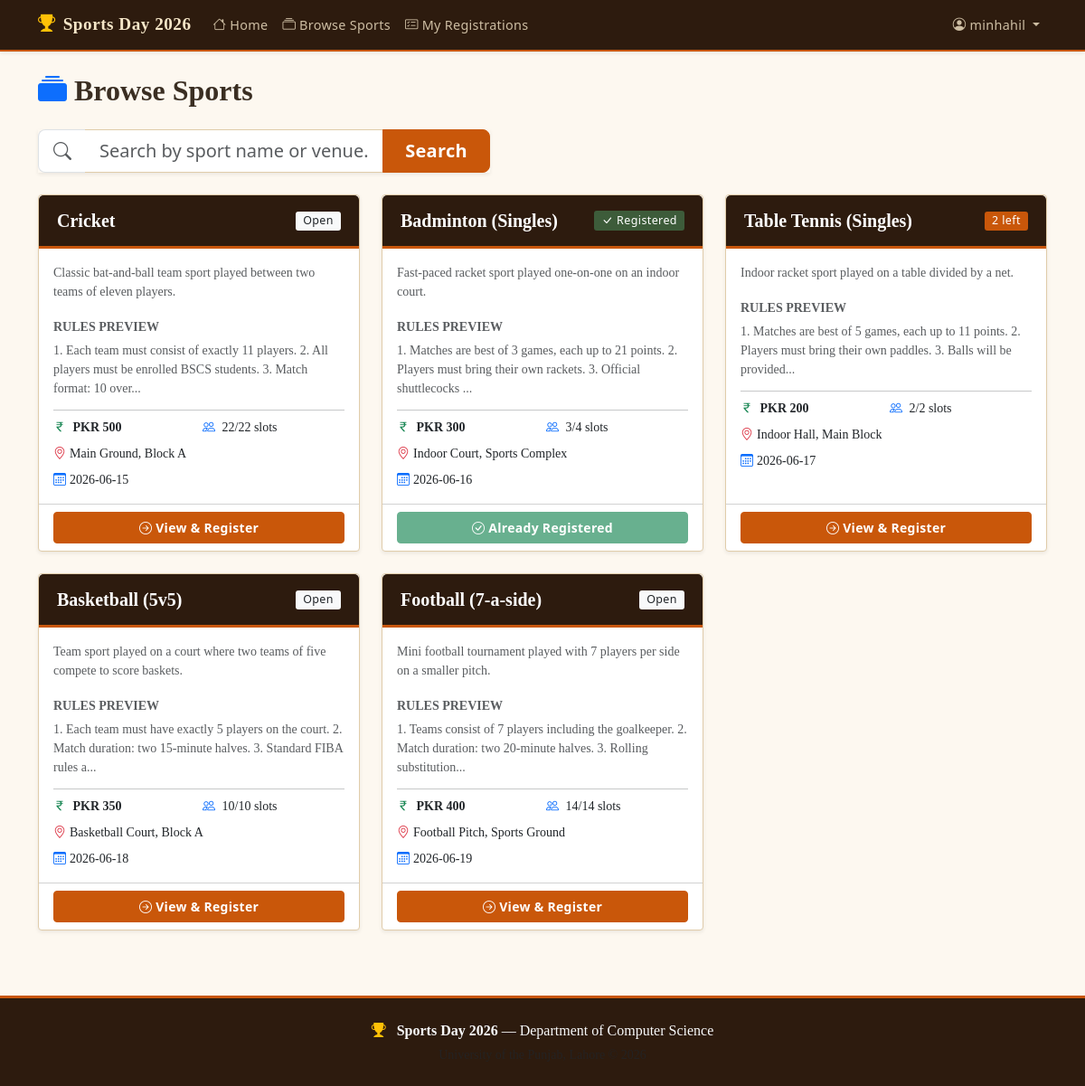
Screenshot of /sports (signed in) with the database file from the repository.
### tables this page shows
CREATE TABLE sports (
            id          INTEGER PRIMARY KEY AUTOINCREMENT,
            name        TEXT    NOT NULL UNIQUE,
            description TEXT,
            rules       TEXT,
            fee         REAL    NOT NULL DEFAULT 0,
            max_players INTEGER DEFAULT 20,
            venue       TEXT,
            event_date  TEXT,
            is_active   INTEGER DEFAULT 1,
            created_at  TEXT    NOT NULL
        );

### app.py (the view)
@app.route('/sports')
@login_required
def sports_list():
    if session['user_role'] == 'admin':
        return redirect(url_for('admin_sports'))
    db  = get_db()
    uid = session['user_id']
    search = request.args.get('q', '').strip()
    query = '''
        SELECT s.*,
               (s.max_players - COUNT(r.id)) AS slots_remaining,
               MAX(CASE WHEN r.user_id = ? THEN 1 ELSE 0 END) AS already_registered
        FROM sports s
        LEFT JOIN registrations r ON s.id = r.sport_id
        WHERE s.is_active = 1
    '''
    params = [uid]
    if search:
        query += ' AND (s.name LIKE ? OR s.venue LIKE ?)'
        params += [f'%{search}%', f'%{search}%']
    query += ' GROUP BY s.id ORDER BY s.event_date ASC'
    sports = db.execute(query, params).fetchall()
    return render_template('student/sports_list.html', sports=sports, search=search)

### app.py (called while the page is built)
def login_required(f):
    @wraps(f)
    def decorated(*args, **kwargs):
        if 'user_id' not in session:
            flash('Please log in to access this page.', 'warning')
            return redirect(url_for('login'))
        return f(*args, **kwargs)
    return decorated

### database.py (called while the page is built)
def get_db():
    if 'db' not in g:
        g.db = sqlite3.connect(DATABASE)
        g.db.row_factory = sqlite3.Row
        g.db.execute("PRAGMA foreign_keys = ON")
    return g.db

### templates/student/sports_list.html (shortened to what this page needs)
{% extends 'base.html' %}
{% block content %}
<div class="container">
    <div class="d-flex justify-content-between align-items-center mb-4">
        <h2 class="fw-bold mb-0">
            <i class="bi bi-collection-fill text-primary me-2"></i>Browse Sports
        </h2>
    </div>
    <form method="GET" action="{{ url_for('sports_list') }}" class="mb-4">
        <div class="input-group input-group-lg shadow-sm" style="max-width:500px;">
            <span class="input-group-text bg-white border-end-0"><i class="bi bi-search text-muted"></i></span>
            <input type="text" class="form-control border-start-0" name="q"
                   value="{{ search }}" placeholder="Search by sport name or venue...">
            <button class="btn btn-primary px-4" type="submit">Search</button>
        </div>
    </form>
    {% if sports %}
    <div class="row g-4">
        {% for sport in sports %}
        <div class="col-md-6 col-lg-4">
            <div class="card sport-card h-100 border-0 shadow-sm">
                <div class="card-header sport-card-header">
                    <div class="d-flex justify-content-between align-items-center">
                        <h5 class="mb-0 fw-bold text-white">{{ sport.name }}</h5>
                        {% if sport.already_registered %}
                        <span class="badge bg-success"><i class="bi bi-check-lg me-1"></i>Registered</span>
                        {% elif sport.slots_remaining <= 0 %}
                        <span class="badge bg-secondary">Full</span>
                        {% elif sport.slots_remaining <= 5 %}
                        <span class="badge bg-warning text-dark">{{ sport.slots_remaining }} left</span>
                        {% else %}
                        <span class="badge bg-light text-dark">Open</span>
                        {% endif %}
                    </div>
                </div>
                <div class="card-body">
                    <p class="text-muted small mb-3">{{ sport.description or '' }}</p>
                    <div class="mb-2">
                        <strong class="small text-uppercase text-muted">Rules Preview</strong>
                        <p class="small text-muted mt-1" style="max-height:60px;overflow:hidden;">
                            {{ (sport.rules or 'See full details for rules.')[:120] }}{% if sport.rules and sport.rules|length > 120 %}...{% endif %}
                        </p>
                    </div>
                    <hr class="my-2">
                    <div class="row g-2 small">
                        <div class="col-6">
                            <i class="bi bi-currency-rupee text-success me-1"></i>
                            <strong>PKR {{ sport.fee|int }}</strong>
                        </div>
                        <div class="col-6">
                            <i class="bi bi-people text-primary me-1"></i>
                            {{ sport.slots_remaining }}/{{ sport.max_players }} slots
                        </div>
                        <div class="col-12">
                            <i class="bi bi-geo-alt text-danger me-1"></i>{{ sport.venue or 'TBA' }}
                        </div>
                        <div class="col-12">
                            <i class="bi bi-calendar3 text-primary me-1"></i>{{ sport.event_date or 'TBA' }}
                        </div>
                    </div>
                </div>
                <div class="card-footer bg-transparent">
                    {% if sport.already_registered %}
                    <span class="btn btn-success w-100 disabled">
                        <i class="bi bi-check-circle me-1"></i>Already Registered
                    </span>
                    {% elif sport.slots_remaining <= 0 %}
                    <span class="btn btn-secondary w-100 disabled">
                        <i class="bi bi-x-circle me-1"></i>No Slots Available
                    </span>
                    {% else %}
                    <a href="{{ url_for('sport_detail', sport_id=sport.id) }}" class="btn btn-primary w-100">
                        <i class="bi bi-arrow-right-circle me-1"></i>View & Register
                    </a>
                    {% endif %}
                </div>
            </div>
        </div>
        {% endfor %}
    </div>
    {% endif %}
</div>
{% endblock %}

### static/css/style.css (style rules this page uses)
:root { --primary: #2d1b0e; --accent: #c9570a; --secondary: #3d5c3a; --sand: #f5e6c8; --light: #fdf8f0; --muted: #8a7560; --border: #e0ccaa; }
body { font-family: 'Georgia', 'Times New Roman', serif; background-color: var(--light); color: #3a2e22; min-height: 100vh; display: flex; flex-direction: column; }
.card { border-radius: 4px; border: 1px solid var(--border) !important; background-color: #fff; transition: transform 0.15s ease, box-shadow 0.15s ease; }
.sport-card { overflow: hidden; }
.sport-card-header { background-color: var(--primary); border-bottom: 3px solid var(--accent); padding: 1rem 1.25rem; color: var(--sand); }
.badge { font-weight: 500; letter-spacing: 0.4px; border-radius: 3px; font-family: 'Segoe UI', system-ui, sans-serif; font-size: 0.78rem; }
.badge.bg-success { background-color: var(--secondary) !important; }
.badge.bg-warning { background-color: var(--accent) !important; color: #fff !important; }
.form-control, .form-select { border-color: var(--border); border-radius: 4px; font-family: 'Segoe UI', system-ui, sans-serif; font-size: 0.9rem; color: #3a2e22; }
.btn { border-radius: 4px; font-weight: 600; font-family: 'Segoe UI', system-ui, sans-serif; font-size: 0.875rem; letter-spacing: 0.3px; transition: all 0.18s; }
.btn-primary { background-color: var(--accent); border-color: var(--accent); color: #fff; }

### rows the page displays
sports: name "Cricket", shows "Open", description "Classic bat-and-ball team sport played between two teams of eleven players.", rules "1. Each team must consist of exactly 11 players. 2. All players must be enrolled BSCS students. 3. Match format: 10 over", fee "500", slots_remaining "22", max_players "22", venue "Main Ground, Block A", event_date "2026-06-15"
sports: name "Badminton (Singles)", shows "Registered", description "Fast-paced racket sport played one-on-one on an indoor court.", rules "1. Matches are best of 3 games, each up to 21 points. 2. Players must bring their own rackets. 3. Official shuttlecocks", fee "300", slots_remaining "3", max_players "4", venue "Indoor Court, Sports Complex", event_date "2026-06-16", shows "Already Registered"
sports: name "Table Tennis (Singles)", slots_remaining "2", description "Indoor racket sport played on a table divided by a net.", rules "1. Matches are best of 5 games, each up to 11 points. 2. Players must bring their own paddles. 3. Balls will be provided", fee "200", max_players "2", venue "Indoor Hall, Main Block", event_date "2026-06-17"
sports: name "Basketball (5v5)", shows "Open", description "Team sport played on a court where two teams of five compete to score baskets.", rules "1. Each team must have exactly 5 players on the court. 2. Match duration: two 15-minute halves. 3. Standard FIBA rules a", fee "350", slots_remaining "10", max_players "10", venue "Basketball Court, Block A", event_date "2026-06-18"
sports: name "Football (7-a-side)", shows "Open", description "Mini football tournament played with 7 players per side on a smaller pitch.", rules "1. Teams consist of 7 players including the goalkeeper. 2. Match duration: two 20-minute halves. 3. Rolling substitution", fee "400", slots_remaining "14", max_players "14", venue "Football Pitch, Sports Ground", event_date "2026-06-19"

### other values shown
{{ session['user_name'] }} "minhahil"
